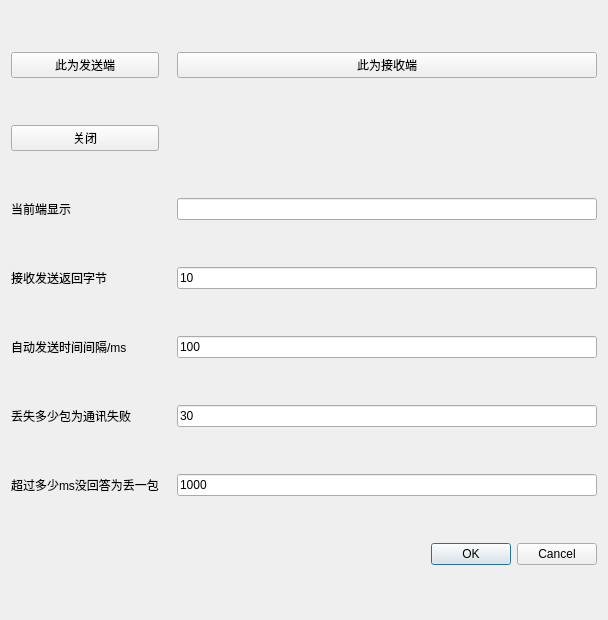
<?xml version="1.0" encoding="UTF-8"?>
<ui version="4.0">
 <class>Dialog</class>
 <widget class="QDialog" name="Dialog">
  <property name="windowModality">
   <enum>Qt::WindowModal</enum>
  </property>
  <property name="geometry">
   <rect>
    <x>0</x>
    <y>0</y>
    <width>608</width>
    <height>620</height>
   </rect>
  </property>
  <property name="windowTitle">
   <string>自动化测试（2）持续测试</string>
  </property>
  <property name="modal">
   <bool>true</bool>
  </property>
  <layout class="QGridLayout" name="gridLayout">
   <item row="4" column="3">
    <widget class="QLineEdit" name="textnumber">
     <property name="text">
      <string>10</string>
     </property>
    </widget>
   </item>
   <item row="5" column="0" colspan="2">
    <widget class="QLabel" name="label_3">
     <property name="text">
      <string>自动发送时间间隔/ms</string>
     </property>
    </widget>
   </item>
   <item row="3" column="0">
    <widget class="QLabel" name="label">
     <property name="text">
      <string>当前端显示</string>
     </property>
    </widget>
   </item>
   <item row="5" column="3">
    <widget class="QLineEdit" name="send_time">
     <property name="text">
      <string>100</string>
     </property>
    </widget>
   </item>
   <item row="1" column="0">
    <widget class="QPushButton" name="offtest">
     <property name="text">
      <string>关闭</string>
     </property>
    </widget>
   </item>
   <item row="3" column="3">
    <widget class="QLineEdit" name="show_model">
     <property name="text">
      <string/>
     </property>
    </widget>
   </item>
   <item row="6" column="0">
    <widget class="QLabel" name="label_4">
     <property name="text">
      <string>丢失多少包为通讯失败</string>
     </property>
    </widget>
   </item>
   <item row="6" column="3">
    <widget class="QLineEdit" name="lost_limit">
     <property name="text">
      <string>30</string>
     </property>
    </widget>
   </item>
   <item row="0" column="3">
    <widget class="QPushButton" name="auto_receive">
     <property name="text">
      <string>此为接收端</string>
     </property>
    </widget>
   </item>
   <item row="0" column="0">
    <widget class="QPushButton" name="atuo_send">
     <property name="text">
      <string>此为发送端</string>
     </property>
    </widget>
   </item>
   <item row="4" column="0">
    <widget class="QLabel" name="label_2">
     <property name="text">
      <string>接收发送返回字节</string>
     </property>
    </widget>
   </item>
   <item row="7" column="3">
    <widget class="QLineEdit" name="responsetime">
     <property name="text">
      <string>1000</string>
     </property>
    </widget>
   </item>
   <item row="7" column="0">
    <widget class="QLabel" name="label_5">
     <property name="text">
      <string>超过多少ms没回答为丢一包</string>
     </property>
    </widget>
   </item>
   <item row="8" column="1" colspan="3">
    <widget class="QDialogButtonBox" name="buttonBox">
     <property name="orientation">
      <enum>Qt::Horizontal</enum>
     </property>
     <property name="standardButtons">
      <set>QDialogButtonBox::Cancel|QDialogButtonBox::Ok</set>
     </property>
    </widget>
   </item>
  </layout>
 </widget>
 <resources/>
 <connections/>
</ui>
